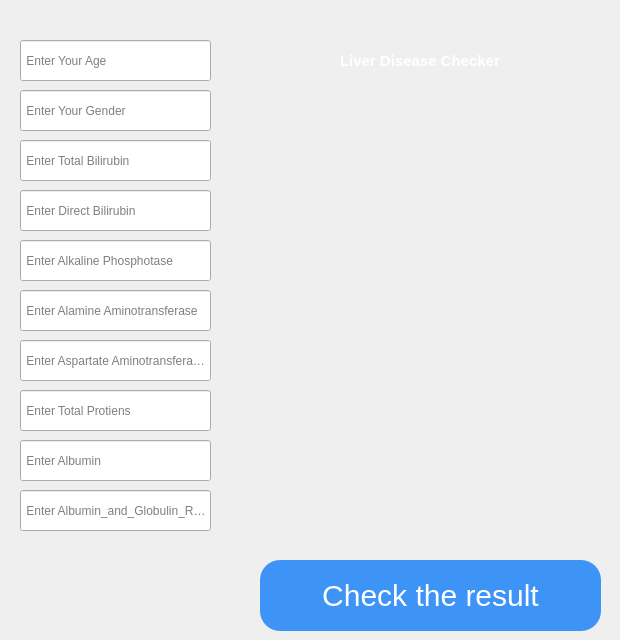
  <widget class="QWidget" name="centralwidget">
   <widget class="QLineEdit" name="text1">
    <property name="geometry">
     <rect>
      <x>20</x>
      <y>40</y>
      <width>191</width>
      <height>41</height>
     </rect>
    </property>
    <property name="toolTip">
     <string/>
    </property>
    <property name="text">
     <string/>
    </property>
    <property name="placeholderText">
     <string> Enter Your Age</string>
    </property>
   </widget>
   <widget class="QLineEdit" name="text2">
    <property name="geometry">
     <rect>
      <x>20</x>
      <y>90</y>
      <width>191</width>
      <height>41</height>
     </rect>
    </property>
    <property name="toolTip">
     <string/>
    </property>
    <property name="text">
     <string/>
    </property>
    <property name="placeholderText">
     <string> Enter Your Gender</string>
    </property>
   </widget>
   <widget class="QLineEdit" name="text6">
    <property name="geometry">
     <rect>
      <x>20</x>
      <y>290</y>
      <width>191</width>
      <height>41</height>
     </rect>
    </property>
    <property name="toolTip">
     <string/>
    </property>
    <property name="text">
     <string/>
    </property>
    <property name="placeholderText">
     <string> Enter Alamine Aminotransferase</string>
    </property>
   </widget>
   <widget class="QLineEdit" name="text3">
    <property name="geometry">
     <rect>
      <x>20</x>
      <y>140</y>
      <width>191</width>
      <height>41</height>
     </rect>
    </property>
    <property name="toolTip">
     <string/>
    </property>
    <property name="text">
     <string/>
    </property>
    <property name="placeholderText">
     <string> Enter Total Bilirubin</string>
    </property>
   </widget>
   <widget class="QPushButton" name="btn">
    <property name="geometry">
     <rect>
      <x>260</x>
      <y>560</y>
      <width>341</width>
      <height>71</height>
     </rect>
    </property>
    <property name="styleSheet">
     <string notr="true">.QPushButton {
   background: #3D94F6;
   background-image: -webkit-linear-gradient(top, #3D94F6, #1E62D0);
   background-image: -moz-linear-gradient(top, #3D94F6, #1E62D0);
   background-image: -ms-linear-gradient(top, #3D94F6, #1E62D0);
   background-image: -o-linear-gradient(top, #3D94F6, #1E62D0);
   background-image: linear-gradient(to bottom, #3D94F6, #1E62D0);
   -webkit-border-radius: 20px;
   -moz-border-radius: 20px;
   border-radius: 20px;
   color: #FFFFFF;
   font-family: Arial;
   font-size: 30px;
   font-weight: 250;
   padding: 3px;
   box-shadow: 1px 1px 20px 0px #000000;
   -webkit-box-shadow: 1px 1px 20px 0px #000000;
   -moz-box-shadow: 1px 1px 20px 0px #000000;
   text-shadow: 1px 1px 20px #000000;
   border: solid #337FED 1px;
   text-decoration: none;
   display: inline-block;
   cursor: pointer;
   text-align: center;
}

.QPushButton:hover {
   border: solid #337FED 1px;
   background: #1E62D0;
   background-image: -webkit-linear-gradient(top, #1E62D0, #3D94F6);
   background-image: -moz-linear-gradient(top, #1E62D0, #3D94F6);
   background-image: -ms-linear-gradient(top, #1E62D0, #3D94F6);
   background-image: -o-linear-gradient(top, #1E62D0, #3D94F6);
   background-image: linear-gradient(to bottom, #1E62D0, #3D94F6);
   -webkit-border-radius: 20px;
   -moz-border-radius: 20px;
   border-radius: 20px;
   text-decoration: none;
}</string>
    </property>
    <property name="text">
     <string>Check the result</string>
    </property>
   </widget>
   <widget class="QLabel" name="label_3">
    <property name="geometry">
     <rect>
      <x>340</x>
      <y>30</y>
      <width>211</width>
      <height>61</height>
     </rect>
    </property>
    <property name="styleSheet">
     <string notr="true">.QLabel {

     color: #FFFFFF;
   font-family: Arial;
   font-size: 15px;
   font-weight: 500;
   
   
}

</string>
    </property>
    <property name="text">
     <string>Liver Disease Checker </string>
    </property>
   </widget>
   <widget class="QLineEdit" name="text5">
    <property name="geometry">
     <rect>
      <x>20</x>
      <y>240</y>
      <width>191</width>
      <height>41</height>
     </rect>
    </property>
    <property name="toolTip">
     <string/>
    </property>
    <property name="text">
     <string/>
    </property>
    <property name="placeholderText">
     <string> Enter Alkaline Phosphotase</string>
    </property>
   </widget>
   <widget class="QLineEdit" name="text4">
    <property name="geometry">
     <rect>
      <x>20</x>
      <y>190</y>
      <width>191</width>
      <height>41</height>
     </rect>
    </property>
    <property name="toolTip">
     <string/>
    </property>
    <property name="text">
     <string/>
    </property>
    <property name="placeholderText">
     <string> Enter Direct Bilirubin</string>
    </property>
   </widget>
   <widget class="QLineEdit" name="text8">
    <property name="geometry">
     <rect>
      <x>20</x>
      <y>390</y>
      <width>191</width>
      <height>41</height>
     </rect>
    </property>
    <property name="toolTip">
     <string/>
    </property>
    <property name="text">
     <string/>
    </property>
    <property name="placeholderText">
     <string> Enter Total Protiens</string>
    </property>
   </widget>
   <widget class="QLineEdit" name="text7">
    <property name="geometry">
     <rect>
      <x>20</x>
      <y>340</y>
      <width>191</width>
      <height>41</height>
     </rect>
    </property>
    <property name="toolTip">
     <string/>
    </property>
    <property name="text">
     <string/>
    </property>
    <property name="placeholderText">
     <string> Enter Aspartate Aminotransferase </string>
    </property>
   </widget>
   <widget class="QLineEdit" name="text9">
    <property name="geometry">
     <rect>
      <x>20</x>
      <y>440</y>
      <width>191</width>
      <height>41</height>
     </rect>
    </property>
    <property name="toolTip">
     <string/>
    </property>
    <property name="text">
     <string/>
    </property>
    <property name="placeholderText">
     <string> Enter Albumin</string>
    </property>
   </widget>
   <widget class="QLineEdit" name="text10">
    <property name="geometry">
     <rect>
      <x>20</x>
      <y>490</y>
      <width>191</width>
      <height>41</height>
     </rect>
    </property>
    <property name="toolTip">
     <string/>
    </property>
    <property name="text">
     <string/>
    </property>
    <property name="placeholderText">
     <string> Enter Albumin_and_Globulin_Ratio</string>
    </property>
   </widget>
   <widget class="QLabel" name="label_2">
    <property name="geometry">
     <rect>
      <x>250</x>
      <y>80</y>
      <width>361</width>
      <height>411</height>
     </rect>
    </property>
    <property name="text">
     <string/>
    </property>
    <property name="pixmap">
     <pixmap>image/liver.png</pixmap>
    </property>
    <property name="scaledContents">
     <bool>true</bool>
    </property>
   </widget>
  </widget>
